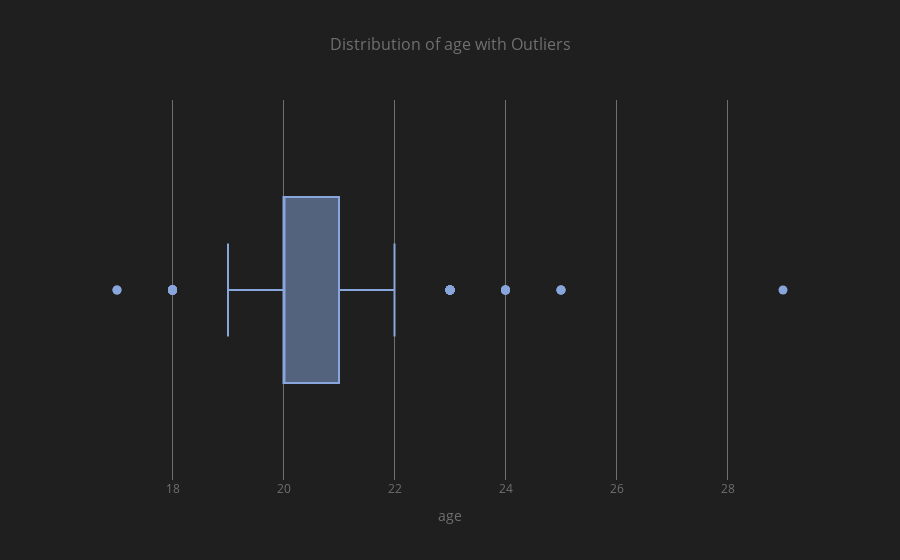
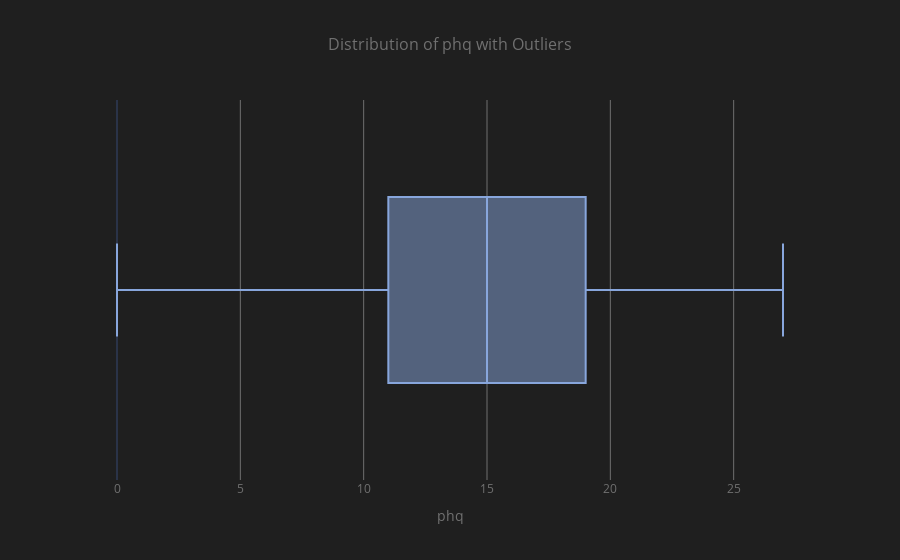
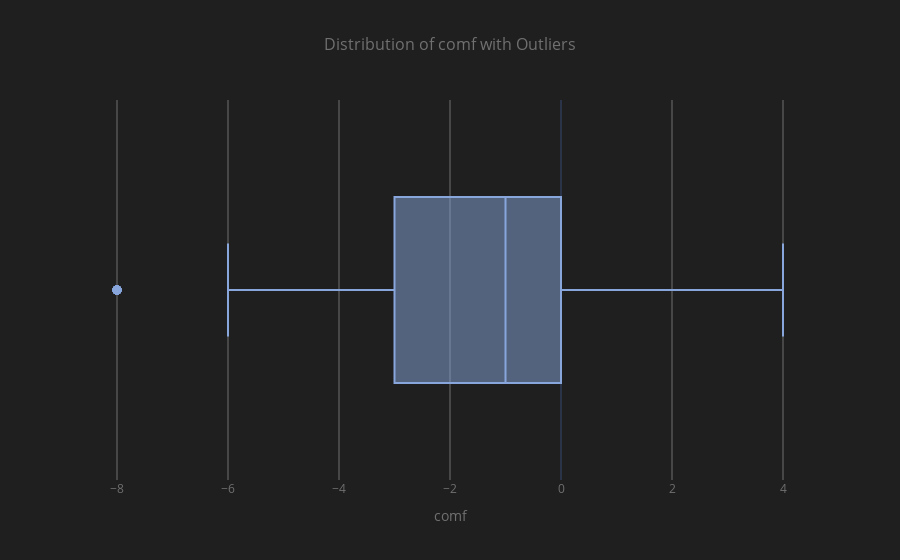
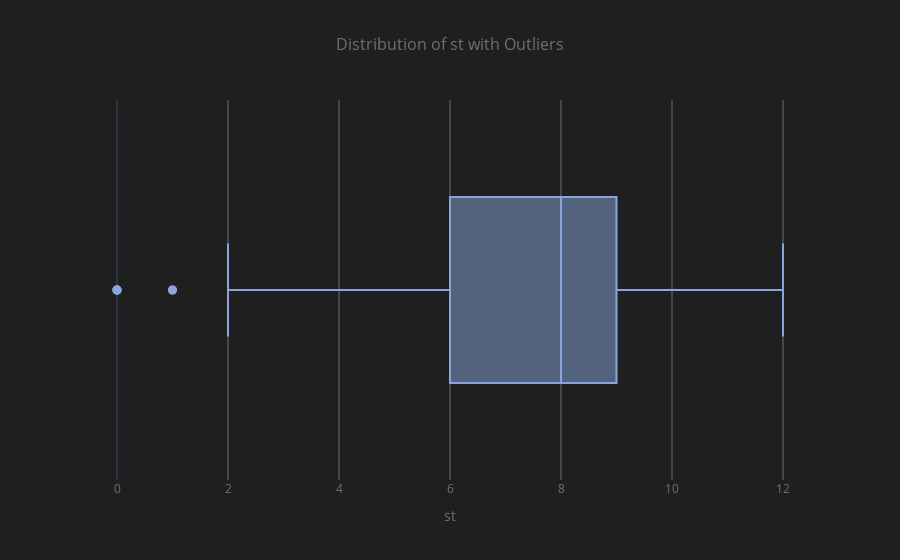

Source (notebook cell) for these figures, in order:
### Code cell
# Set Plotly theme and styling
fig_config = {
    'plot_bgcolor': BACKGROUND_COLOR,
    'paper_bgcolor': BACKGROUND_COLOR,
    'font': {'color': GRID_TEXT_COLOR, 'size': 12},  # Light gray text
    'title': {'x': 0.5, 'xanchor': 'center', 'font': {'size': 16}},  # Centered title
}

# Create horizontal box plots for each numerical column
for col in numerical_cols:
    fig = px.box(df, x=col,  # Use x=col for horizontal orientation
                 title=f'Distribution of {col} with Outliers',
                 color_discrete_sequence=[PRIMARY_COLOR],  # Specific hex color
                 points='outliers')  # Show outliers explicitly
    
    # Apply styling
    fig.update_layout(**fig_config)
    fig.update_traces(marker=dict(size=9), line=dict(width=2))  # Customize box plot appearance
    fig.update_xaxes(gridcolor=GRID_TEXT_COLOR, zerolinecolor=EDGE_COLOR)  # Light grid lines for x-axis
    
    
    # Display plot
    fig.show()

### Figure 1 — Plotly figure (JSON) as saved in the notebook; plotly's stock layout.template omitted (floating-point values rounded to 4 significant figures; data arrays with more than 128 entries replaced by an {"elided": "..."} marker saying what was removed)
{"data": [{"alignmentgroup": "True", "boxpoints": "outliers", "hovertemplate": "age=%{x}<extra></extra>", "legendgroup": "", "line": {"width": 2}, "marker": {"color": "#88a6dc", "size": 9}, "name": "", "notched": false, "offsetgroup": "", "orientation": "h", "showlegend": false, "type": "box", "x": {"elided": "425 int values"}, "x0": " ", "xaxis": "x", "y0": " ", "yaxis": "y"}], "layout": {"boxmode": "group", "font": {"color": "#707070", "size": 12}, "legend": {"tracegroupgap": 0}, "paper_bgcolor": "#1F1F1F", "plot_bgcolor": "#1F1F1F", "title": {"font": {"size": 16}, "text": "Distribution of age with Outliers", "x": 0.5, "xanchor": "center"}, "xaxis": {"anchor": "y", "domain": [0, 1], "gridcolor": "#707070", "title": {"text": "age"}, "zerolinecolor": "#2a3348"}, "yaxis": {"anchor": "x", "domain": [0, 1]}}}

### Figure 2 — Plotly figure (JSON) as saved in the notebook; plotly's stock layout.template omitted (floating-point values rounded to 4 significant figures; data arrays with more than 128 entries replaced by an {"elided": "..."} marker saying what was removed)
{"data": [{"alignmentgroup": "True", "boxpoints": "outliers", "hovertemplate": "phq=%{x}<extra></extra>", "legendgroup": "", "line": {"width": 2}, "marker": {"color": "#88a6dc", "size": 9}, "name": "", "notched": false, "offsetgroup": "", "orientation": "h", "showlegend": false, "type": "box", "x": {"elided": "425 int values"}, "x0": " ", "xaxis": "x", "y0": " ", "yaxis": "y"}], "layout": {"boxmode": "group", "font": {"color": "#707070", "size": 12}, "legend": {"tracegroupgap": 0}, "paper_bgcolor": "#1F1F1F", "plot_bgcolor": "#1F1F1F", "title": {"font": {"size": 16}, "text": "Distribution of phq with Outliers", "x": 0.5, "xanchor": "center"}, "xaxis": {"anchor": "y", "domain": [0, 1], "gridcolor": "#707070", "title": {"text": "phq"}, "zerolinecolor": "#2a3348"}, "yaxis": {"anchor": "x", "domain": [0, 1]}}}

### Figure 3 — Plotly figure (JSON) as saved in the notebook; plotly's stock layout.template omitted (floating-point values rounded to 4 significant figures; data arrays with more than 128 entries replaced by an {"elided": "..."} marker saying what was removed)
{"data": [{"alignmentgroup": "True", "boxpoints": "outliers", "hovertemplate": "comf=%{x}<extra></extra>", "legendgroup": "", "line": {"width": 2}, "marker": {"color": "#88a6dc", "size": 9}, "name": "", "notched": false, "offsetgroup": "", "orientation": "h", "showlegend": false, "type": "box", "x": {"elided": "425 int values"}, "x0": " ", "xaxis": "x", "y0": " ", "yaxis": "y"}], "layout": {"boxmode": "group", "font": {"color": "#707070", "size": 12}, "legend": {"tracegroupgap": 0}, "paper_bgcolor": "#1F1F1F", "plot_bgcolor": "#1F1F1F", "title": {"font": {"size": 16}, "text": "Distribution of comf with Outliers", "x": 0.5, "xanchor": "center"}, "xaxis": {"anchor": "y", "domain": [0, 1], "gridcolor": "#707070", "title": {"text": "comf"}, "zerolinecolor": "#2a3348"}, "yaxis": {"anchor": "x", "domain": [0, 1]}}}

### Figure 4 — Plotly figure (JSON) as saved in the notebook; plotly's stock layout.template omitted (floating-point values rounded to 4 significant figures; data arrays with more than 128 entries replaced by an {"elided": "..."} marker saying what was removed)
{"data": [{"alignmentgroup": "True", "boxpoints": "outliers", "hovertemplate": "st=%{x}<extra></extra>", "legendgroup": "", "line": {"width": 2}, "marker": {"color": "#88a6dc", "size": 9}, "name": "", "notched": false, "offsetgroup": "", "orientation": "h", "showlegend": false, "type": "box", "x": {"elided": "425 int values"}, "x0": " ", "xaxis": "x", "y0": " ", "yaxis": "y"}], "layout": {"boxmode": "group", "font": {"color": "#707070", "size": 12}, "legend": {"tracegroupgap": 0}, "paper_bgcolor": "#1F1F1F", "plot_bgcolor": "#1F1F1F", "title": {"font": {"size": 16}, "text": "Distribution of st with Outliers", "x": 0.5, "xanchor": "center"}, "xaxis": {"anchor": "y", "domain": [0, 1], "gridcolor": "#707070", "title": {"text": "st"}, "zerolinecolor": "#2a3348"}, "yaxis": {"anchor": "x", "domain": [0, 1]}}}
